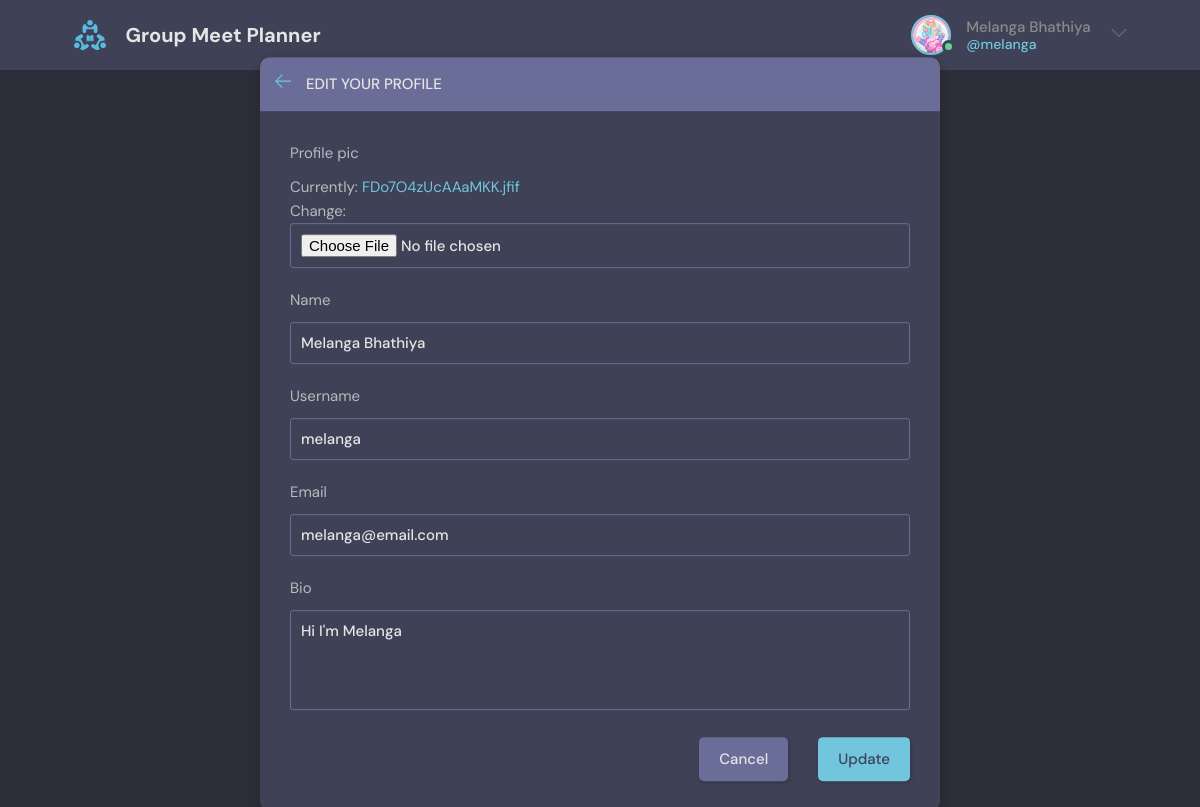
The app's page /update-user (signed in), older data.
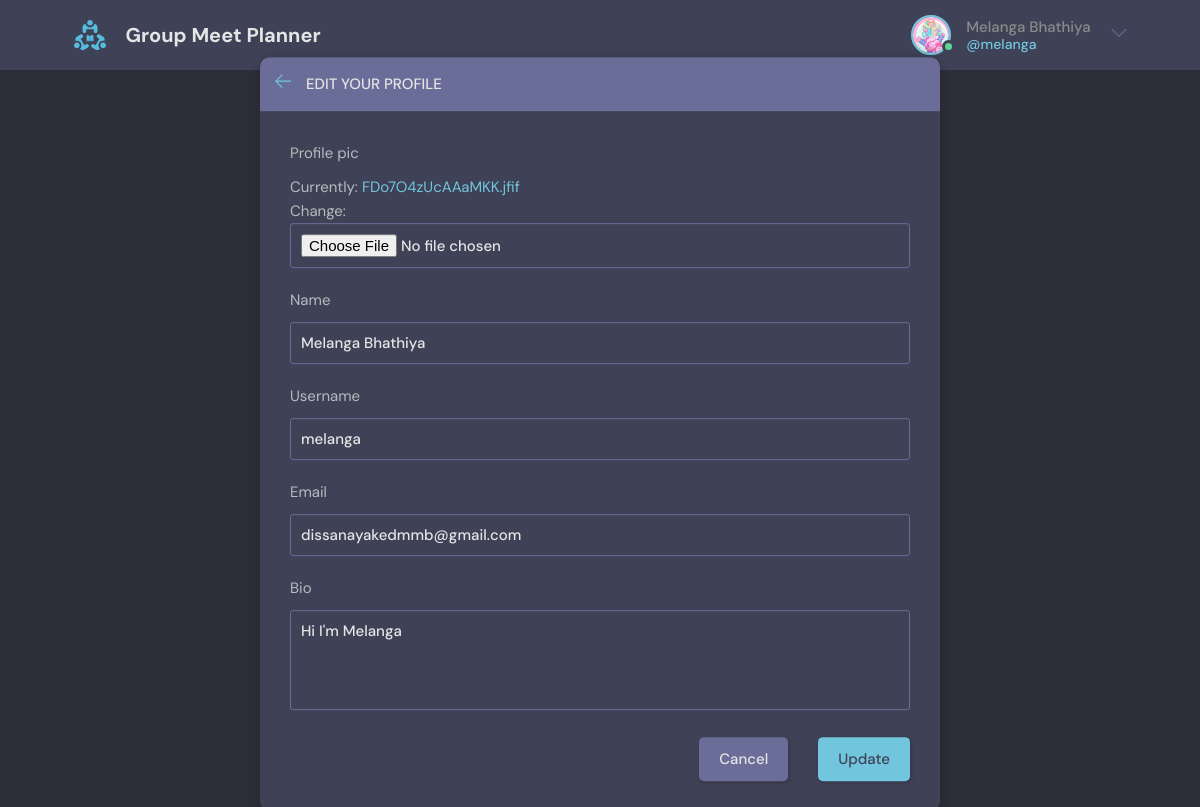
The same page, newer data.
### base/models.py (models this page shows)
class User(AbstractUser):
    name = models.CharField(max_length=200, null=True)
    email = models.EmailField(null=True, blank=True)
    bio = models.TextField(null=True, blank=True)
    profile_pic = models.ImageField(null=True, default="avatar.svg")
    REQUIRED_FIELDS = []

### base/views.py (the view)
# urls.py: path('update-user', views.update_user, name="update-user"),
def update_user(request):
    user = request.user
    form = UserForm(instance=user)
    if request.method == "POST":
        form = UserForm(request.POST, request.FILES, instance=user)
        if form.is_valid():
            form.save()
            return redirect('home')
    return render(request, 'base/update_user.html', {'form': form})

### base/forms.py
class UserForm(ModelForm):
    class Meta:
        model = User
        fields = ['profile_pic', 'name', 'username', 'email', 'bio']

### base/templates/base/update_user.html (shortened to what this page needs)
{% extends 'main.html' %}
{% block content %}
<main class="update-account layout">
    <div class="container">
        <div class="layout__box">
            <div class="layout__boxHeader">
                <div class="layout__boxTitle">
                    <a href="{% url 'home' %}">
                        <svg version="1.1" xmlns="http://www.w3.org/2000/svg" width="32" height="32"
                        viewBox="0 0 32 32">
                            <title>arrow-left</title>
                            <path
                            d="M13.723 2.286l-13.723 13.714 13.719 13.714 1.616-1.611-10.96-10.96h27.625v-2.286h-27.625l10.965-10.965-1.616-1.607z">
                            </path>
                        </svg>
                    </a>
                    <h3>Edit your profile</h3>
                </div>
            </div>
            <div class="layout__body">
                <form class="form" method="POST" action="" enctype="multipart/form-data">
                    {% for field in form %}
                        <div class="form__group">
                        <label for="{{ field.label }}">{{ field.label }}</label>
                        {{ field }}
                    </div>
                    {% endfor %}
                    <div class="form__action">
                        <a class="btn btn--dark" href="{% url 'home' %}">Cancel</a>
                        <button class="btn btn--main" type="submit">Update</button>
                    </div>
                </form>
            </div>
        </div>
    </div>
</main>
{% endblock content %}

### templates/main.html (shortened to what this page needs)
<!DOCTYPE html>
{% load static %}
<html lang="en">
<head>
    <link rel="stylesheet" href="{% static 'styles/style.css' %}" />
</head>
<body>
    {% include 'navbar.html' %}
    {% block content %}
    {% endblock content %}
</body>
</html>

### templates/navbar.html (shortened to what this page needs)
{% load static %}
<header class="header header--loggedIn">
  <div class="container">
    <a href="{% url 'home' %}" class="header__logo">
      <img src="{% static 'images/logo.svg'%}" />
      <h1>Group Meet Planner</h1>
    </a>
    <nav class="header__menu">
    {% if request.user.is_authenticated %}
      <div class="header__user">
        <a href="{% url 'home' %}">
          <div class="avatar avatar--medium active">
            <img src="{{ request.user.profile_pic.url }}" />
          </div>
          <p>{{ request.user.name }} <span>@{{ request.user.username }}</span></p>
        </a>
        <button class="dropdown-button">
          <svg version="1.1" xmlns="http://www.w3.org/2000/svg" width="32" height="32" viewBox="0 0 32 32">
            <title>chevron-down</title>
            <path d="M16 21l-13-13h-3l16 16 16-16h-3l-13 13z"></path>
          </svg>
        </button>
      </div>
    {% else %}
      <a href="{% url 'login-page' %}">
        <img src="{% static 'images/avatar.svg' %}" />
        <p>Login</p>
      </a>
    {% endif %}
    </nav>
  </div>
</header>

### static/static/styles/style.css (style rules this page uses)
:root { --color-main: #71c6dd; --color-main-light: #e1f6fb; --color-dark: #3f4156; --color-dark-medium: #51546e; --color-dark-light: #696d97; --color-light: #e5e5e5; --color-gray: #8b8b8b; --color-light-gray: #b2bdbd; --color-bg: #2d2d39; --color-success: #5dd693; --color-error: #fc4b0b; }
* { font-family: "DM Sans", -apple-system, BlinkMacSystemFont, "Segoe UI", Roboto, Oxygen, Ubuntu, Cantarell, "Open Sans", "Helvetica Neue", sans-serif; margin: 0; padding: 0; box-sizing: border-box; text-rendering: optimizeLegibility; font-size: inherit; }
html { font-size: 56.25%; }
@media only screen and (min-width: 1200px) { html { font-size: 62.5%; } }
body { line-height: 1.6; font-weight: 400; font-size: 1.5rem; color: var(--color-light-gray); background-color: var(--color-bg); min-height: 100vh; }
img { width: 100%; }
a { display: inline-block; color: var(--color-main); text-decoration: none; }
.container { max-width: 120rem; width: 90%; margin: auto; }
.btn { background-color: transparent; border: none; display: inline-flex; align-items: center; gap: 1rem; cursor: pointer; transition: all ease-in-out 0.3s; padding: 1rem 2rem; border-radius: 5px; box-shadow: 1px 1px 3px 1px rgba(0, 0, 0, 0.15); font-weight: 500; }
.btn--main { background-color: var(--color-main); color: var(--color-dark); }
.btn--dark { background-color: var(--color-dark-light); color: var(--color-light); }
.avatar { position: relative; display: inline-block; border-radius: 50%; border: 2px solid var(--color-main); }
.avatar img { display: block; border-radius: 50%; object-fit: cover; object-position: center; }
.avatar::after { content: ""; display: block; position: absolute; background-color: var(--color-gray); z-index: 111; border-radius: 50%; border: 0.3rem solid var(--color-dark); }
.avatar.active::after { background-color: var(--color-success); }
.avatar.avatar--medium img { width: 3.6rem; height: 3.6rem; border-radius: 50%; }
.avatar.avatar--medium:after { width: 0.7rem; height: 0.7rem; bottom: 0px; right: -6px; }
.header { padding: 1.5rem; background-color: var(--color-dark); }
.header > .container { display: flex; gap: 9.5rem; }
.header__logo, .header__user { display: flex; gap: 2rem; align-items: center; }
.header__logo > img { height: 3.2rem; width: 3.2rem; }
.header__logo > h1 { font-weight: 700; font-size: 2rem; color: var(--color-light); }
.header__menu { margin-left: auto; position: relative; }
.header__menu a { display: flex; gap: 1.5rem; align-items: center; font-weight: 500; text-decoration: none; color: var(--color-gray); }
.header__menu img { height: 3.6rem; }
.header__menu p { line-height: 1.2; }
.header__menu span { color: var(--color-main); font-weight: 500; font-size: 1.4rem; display: block; }
.header__menu svg { width: 1.6rem; height: 1.6rem; fill: var(--color-dark-light); }
.dropdown-button { background: transparent; border: 0; outline: 0; cursor: pointer; }
.layout { margin-top: 2.4rem; }
.layout > .container { display: flex; justify-content: space-between; align-items: flex-start; }
.layout__box { width: 90%; max-width: 48rem; min-height: 40rem; position: absolute; top: 50%; left: 50%; transform: translate(-50%, -46%); background-color: var(--color-dark); border-radius: 1rem; box-shadow: 1px 1px 6px 3px rgba(0, 0, 0, 0.1); overflow: hidden; }
.layout__boxHeader { display: flex; padding: 1.5rem; background-color: var(--color-dark-light); }
.layout__boxTitle { display: flex; gap: 1.5rem; align-items: center; }
.layout__boxTitle h3 { text-transform: uppercase; font-weight: 500; color: var(--color-light); }
.layout__boxTitle svg { width: 1.6rem; height: 1.6rem; fill: var(--color-main); }
.layout__body { margin: 3rem; }
.form__group { margin-bottom: 2rem; width: 100%; }
.form__group label { display: block; font-size: 1.5rem; margin-bottom: 1rem; }
.form__group input, .form__group textarea, .form__group select { background: transparent; border: 1px solid var(--color-dark-light); padding: 1rem; border-radius: 3px; width: 100%; color: var(--color-light); font-weight: 500; outline: none; }
.form__group textarea { background: transparent; height: 10rem; resize: none; }
.form__action { display: flex; justify-content: flex-end; gap: 3rem; }
.update-account.layout .layout__box { max-width: 68rem; }

Row changes from the older to the newer data that the page shows:
changed User "Melanga Bhathiya": email "melanga@email.com" → "dissanayakedmmb@gmail.com"
